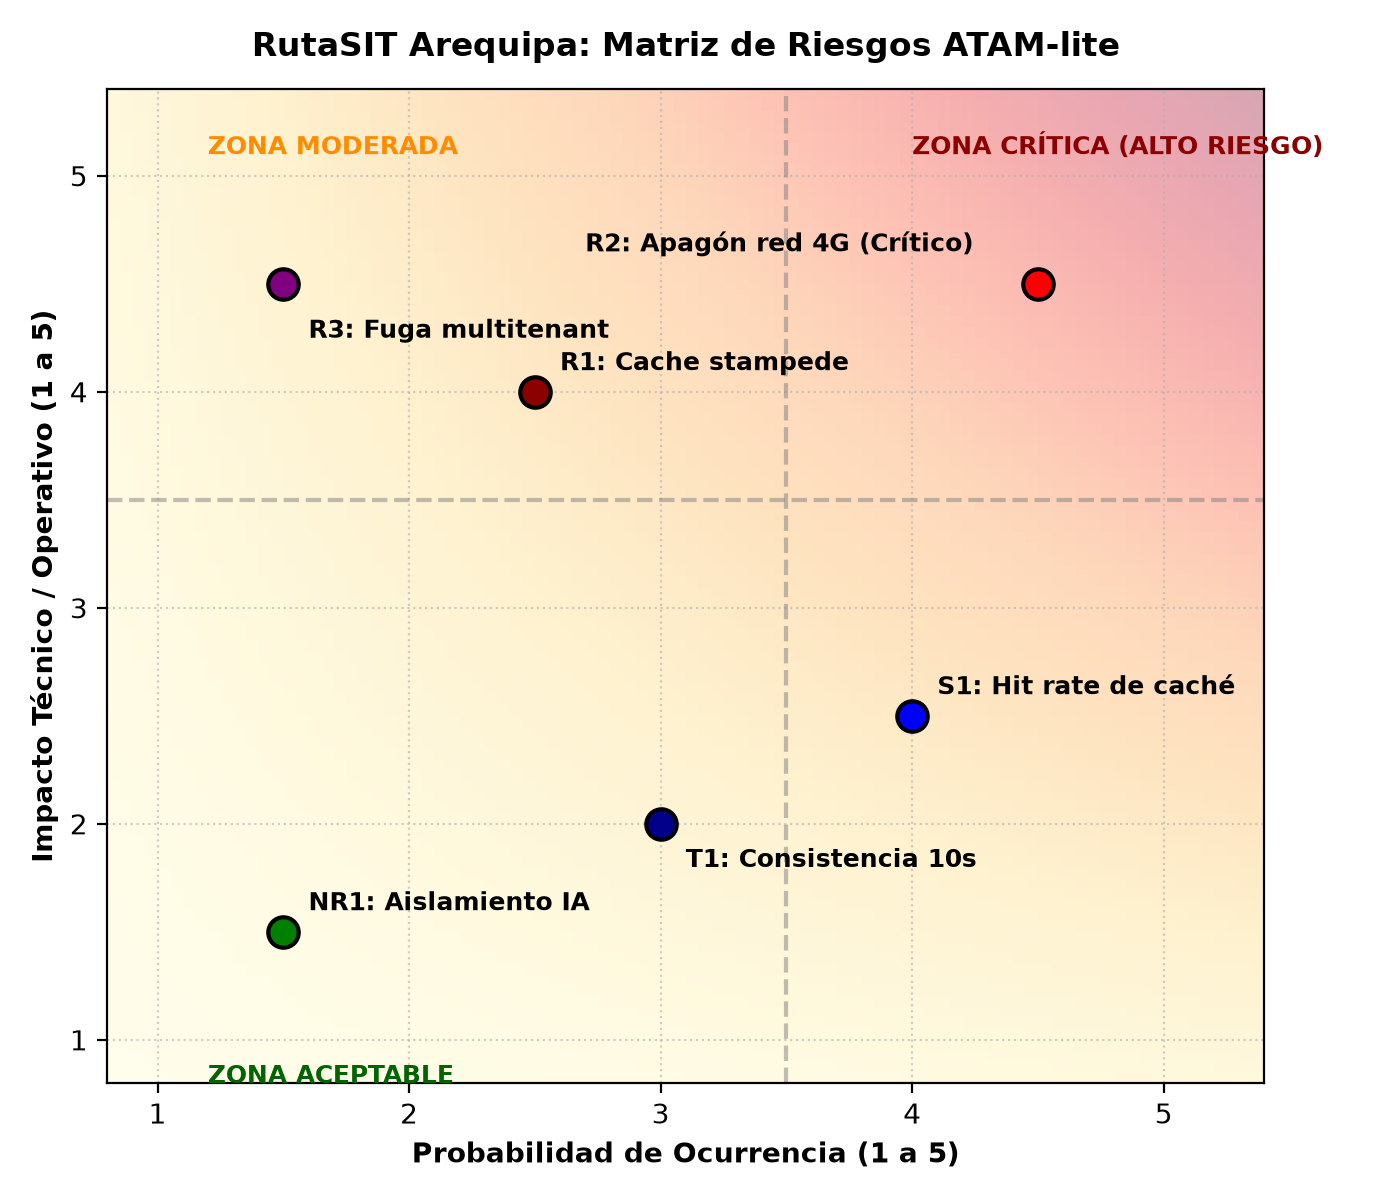

Write Python code to recreate this figure.
"""
fitness/matriz_riesgos.py
Genera el gráfico de la matriz de probabilidad e impacto (ATAM-lite) para RutaSIT Arequipa.
"""

import matplotlib.pyplot as plt
import numpy as np


def generar_matriz_riesgos(ruta_salida: str = "fitness/matriz_riesgos.png"):
    fig, ax = plt.subplots(figsize=(7, 6))

    # Definir malla de fondo con gradiente de criticidad
    x = np.linspace(0.5, 5.5, 100)
    y = np.linspace(0.5, 5.5, 100)
    X, Y = np.meshgrid(x, y)
    Z = X * Y

    # Mapa de calor de riesgo
    cax = ax.imshow(Z, origin='lower', extent=[0.5, 5.5, 0.5, 5.5], cmap='YlOrRd', alpha=0.35, aspect='auto')

    # Líneas divisorias de zonas
    ax.axvline(x=3.5, color='gray', linestyle='--', alpha=0.5)
    ax.axhline(y=3.5, color='gray', linestyle='--', alpha=0.5)

    # Hallazgos de RutaSIT
    puntos = [
        {"id": "S1", "nombre": "S1: Hit rate de caché", "p": 4.0, "i": 2.5, "color": "blue", "offset": (0.1, 0.1)},
        {"id": "T1", "nombre": "T1: Consistencia 10s", "p": 3.0, "i": 2.0, "color": "darkblue", "offset": (0.1, -0.2)},
        {"id": "R1", "nombre": "R1: Cache stampede", "p": 2.5, "i": 4.0, "color": "darkred", "offset": (0.1, 0.1)},
        {"id": "R2", "nombre": "R2: Apagón red 4G (Crítico)", "p": 4.5, "i": 4.5, "color": "red", "offset": (-1.8, 0.15)},
        {"id": "NR1", "nombre": "NR1: Aislamiento IA", "p": 1.5, "i": 1.5, "color": "green", "offset": (0.1, 0.1)},
        {"id": "R3", "nombre": "R3: Fuga multitenant", "p": 1.5, "i": 4.5, "color": "purple", "offset": (0.1, -0.25)},
    ]

    for pt in puntos:
        ax.scatter(pt["p"], pt["i"], color=pt["color"], s=120, edgecolors='black', linewidth=1.5, zorder=5)
        ax.text(pt["p"] + pt["offset"][0], pt["i"] + pt["offset"][1], pt["nombre"], fontsize=9, fontweight='bold', zorder=6)

    # Textos de zonas
    ax.text(1.2, 5.1, "ZONA MODERADA", fontsize=9, color='darkorange', fontweight='bold')
    ax.text(4.0, 5.1, "ZONA CRÍTICA (ALTO RIESGO)", fontsize=9, color='darkred', fontweight='bold')
    ax.text(1.2, 0.8, "ZONA ACEPTABLE", fontsize=9, color='darkgreen', fontweight='bold')

    ax.set_xlabel('Probabilidad de Ocurrencia (1 a 5)', fontsize=10, fontweight='bold')
    ax.set_ylabel('Impacto Técnico / Operativo (1 a 5)', fontsize=10, fontweight='bold')
    ax.set_title('RutaSIT Arequipa: Matriz de Riesgos ATAM-lite', fontsize=12, fontweight='bold', pad=12)

    ax.set_xlim(0.8, 5.4)
    ax.set_ylim(0.8, 5.4)
    ax.set_xticks([1, 2, 3, 4, 5])
    ax.set_yticks([1, 2, 3, 4, 5])
    ax.grid(True, linestyle=':', alpha=0.6)

    plt.tight_layout()
    plt.savefig(ruta_salida, dpi=200)
    plt.close()
    print(f"Matriz de riesgos guardada en: {ruta_salida}")


if __name__ == "__main__":
    generar_matriz_riesgos()
